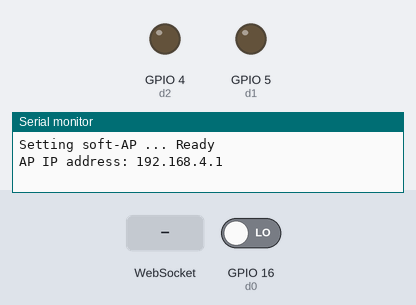
Recording of a sketch running on a simulated ESP8266 (NodeMCU). Shown: output pins drawn as LEDs (lit = HIGH), the last lines printed to the serial monitor. The test bench sets the inputs (shaded band); at power-on: GPIO 16 (d0) LOW. Pins used as bus, display or sensor lines are not drawn.

Above: at 1.2 s.
1.3 s: WebSocket text "K1" received
At 2.3 s:
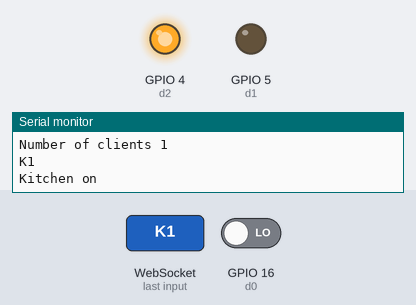
2.8 s: GPIO 16 (d0) driven HIGH
At 3.4 s:
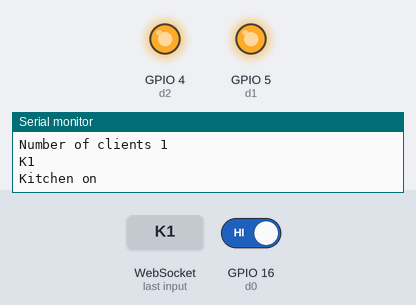
4.3 s: WebSocket text "K0" received
At 5.5 s:
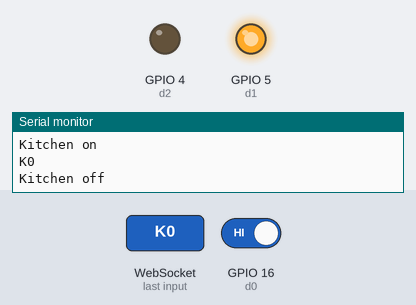
5.8 s: GPIO 16 (d0) driven LOW
At 6.8 s:
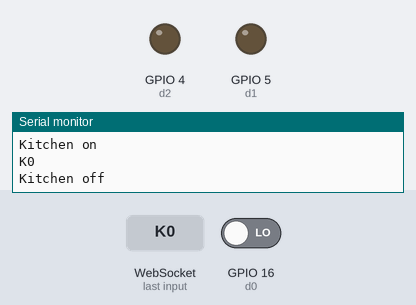
7.3 s: WebSocket text "W" received
Timing chart, 0 to 9.8 s (numbered marks = the images above; inputs shaded):
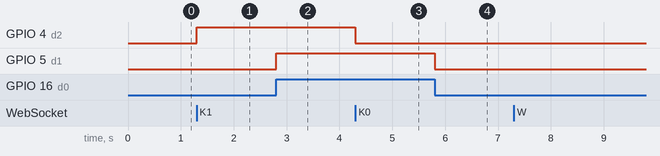

Measured:
- after the input at 1.3 s, GPIO 4 (d2): LOW → HIGH at once
- after the input at 2.8 s, GPIO 5 (d1): LOW → HIGH at once
- after the input at 4.3 s, GPIO 4 (d2): HIGH → LOW at once
- after the input at 5.8 s, GPIO 5 (d1): HIGH → LOW at once

The sketch:

switch.ino
```cpp
#include <ESP8266WiFi.h>
#include <ESPAsyncTCP.h>
#include <ESPAsyncWebServer.h>
const int d0=16;
const int d1 = 5; // motor
const int d2 = 4; // sw2 kitchen //NC
const int d5 = 14; //sw1 tank //NO
const int d6=12; //timer lights//12
boolean isWatered=false;
int numberOfClients=0;
String latestCommand="";
String lightsCommand="";
int moisture_Pin= 0; // Soil Moisture Sensor input at Analog PIN A0
int moisture_value= 0;
AsyncWebServer server(80);
AsyncWebSocket ws("/");
void onEvent(AsyncWebSocket *server, AsyncWebSocketClient *client, AwsEventType type,
             void *arg, uint8_t *data, size_t len) {
              if(type==WS_EVT_DATA)
              {
      String s="";
      for (int i = 0; i < len; ++i)
      {
      s=s+String(static_cast<char>(data[i]));
      }
      Serial.println(s);
      if(s=="K1")
      {
        latestCommand=s;
        Serial.println("Kitchen on");
         digitalWrite(d2, HIGH);
         digitalWrite(d5, HIGH);
         digitalWrite(d1, HIGH);
         ws.textAll(s);
      }
      else if(s=="W")
      {
             isWatered=true;
        digitalWrite(d1, HIGH);
      }
      else if(s=="K0")
      {
        latestCommand=s;
          Serial.println("Kitchen off");
       digitalWrite(d5, LOW);
         digitalWrite(d2, LOW);
         digitalWrite(d1, LOW);
         ws.textAll(s);
      }
      else if(s=="L1")
      {
        lightsCommand=s;
          Serial.println("Lights on");
       digitalWrite(d6, HIGH);
         ws.textAll(s);
      }
      else if(s=="L0")
      {
      lightsCommand=s;
          Serial.println("Lights off");
       digitalWrite(d6, LOW);
         ws.textAll(s);
      }

        else if(s=="T1")
      {
        latestCommand=s;
        Serial.println("Tank on");
       digitalWrite(d5, LOW); //tank
        digitalWrite(d2, LOW); //kitchen
         digitalWrite(d1, HIGH);  //motor
           ws.textAll(s);
      }
      else if(s=="T0")
      {
        latestCommand=s;
        Serial.println("Tank off");
       digitalWrite(d5, LOW); //tank
        digitalWrite(d2, LOW); //kitchen
         digitalWrite(d1, LOW);  //motor
        ws.textAll(s);
      }
              }
               switch (type) {
    case WS_EVT_CONNECT:
      client->text(latestCommand);
      Serial.printf("WebSocket client #%u connected from %s\n", client->id(), client->remoteIP().toString().c_str());
      numberOfClients=numberOfClients+1;
      client->text(lightsCommand);
      Serial.println("Number of clients "+String(numberOfClients));
      ws.textAll("N"+String(numberOfClients));
      break;
    case WS_EVT_DISCONNECT:
      Serial.printf("WebSocket client #%u disconnected\n", client->id());
      numberOfClients=numberOfClients-1;
      Serial.println("Number of clients "+String(numberOfClients));
      ws.textAll("N"+String(numberOfClients));
      break;
    case WS_EVT_DATA:
      break;
    case WS_EVT_PONG:
      break;
    case WS_EVT_ERROR:
      Serial.printf("WebSocket ERROR");
      break;
  }
             }

       void initWebSocket() {
        ws.cleanupClients();
  ws.onEvent(onEvent);
  server.addHandler(&ws);
}
void setup()
{
  pinMode(d0,INPUT);
  pinMode(d1, OUTPUT);
  digitalWrite(d1, LOW);
   pinMode(d2, OUTPUT);
  digitalWrite(d2, LOW);
   pinMode(d5, OUTPUT);
  digitalWrite(d5, LOW);
   pinMode(d6, OUTPUT);
  digitalWrite(d6, LOW);
  Serial.begin(115200);
  Serial.println();
  Serial.print("Setting soft-AP ... ");
  Serial.println(WiFi.softAP("ESP_BHANU", "bhanu1234") ? "Ready" : "Failed!");
  IPAddress myIP = WiFi.softAPIP();
  Serial.print("AP IP address: ");
  Serial.println(myIP);
  initWebSocket();
  server.begin();
}


void loop()
{
int button=digitalRead(d0);
digitalWrite(d1,digitalRead(d0));


}
```
